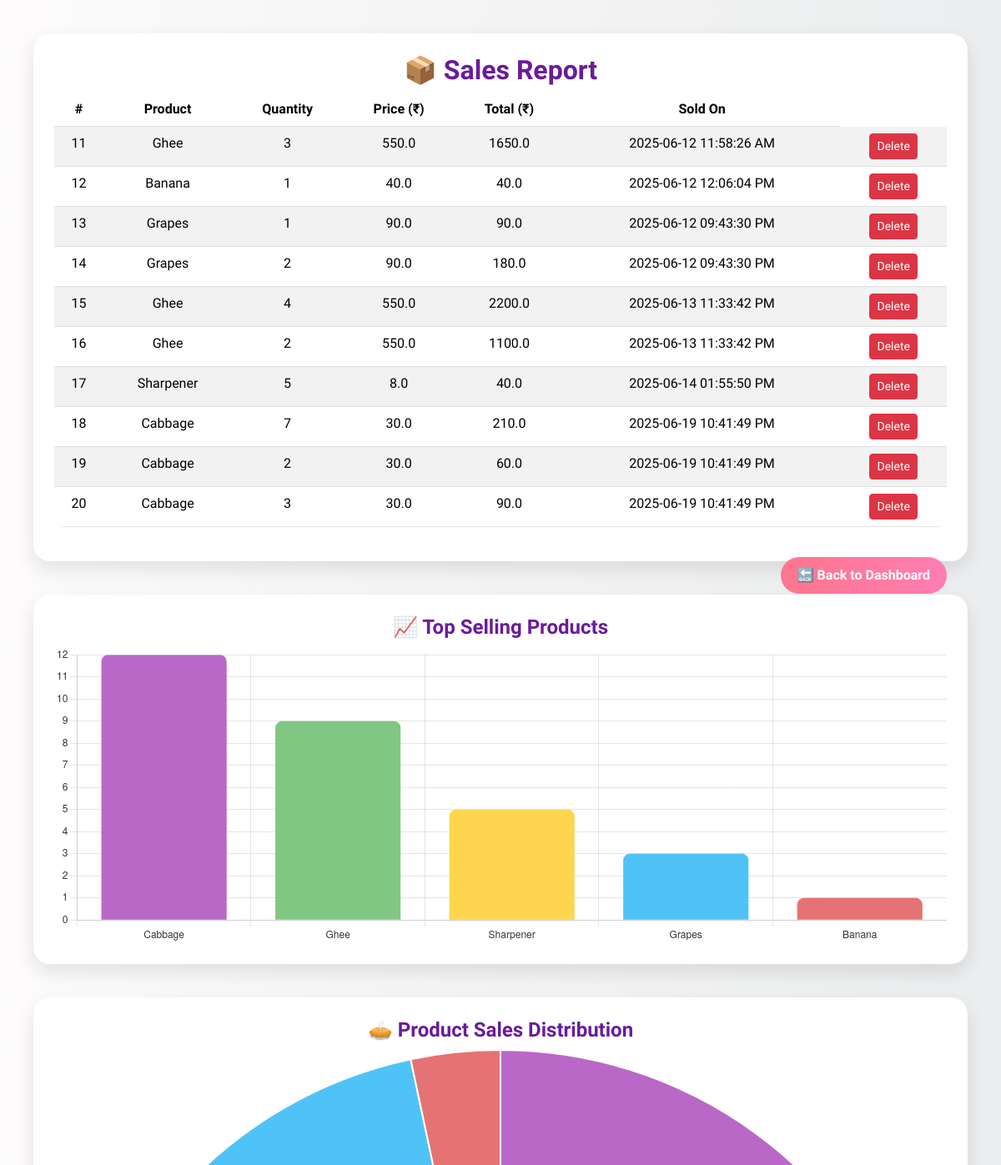
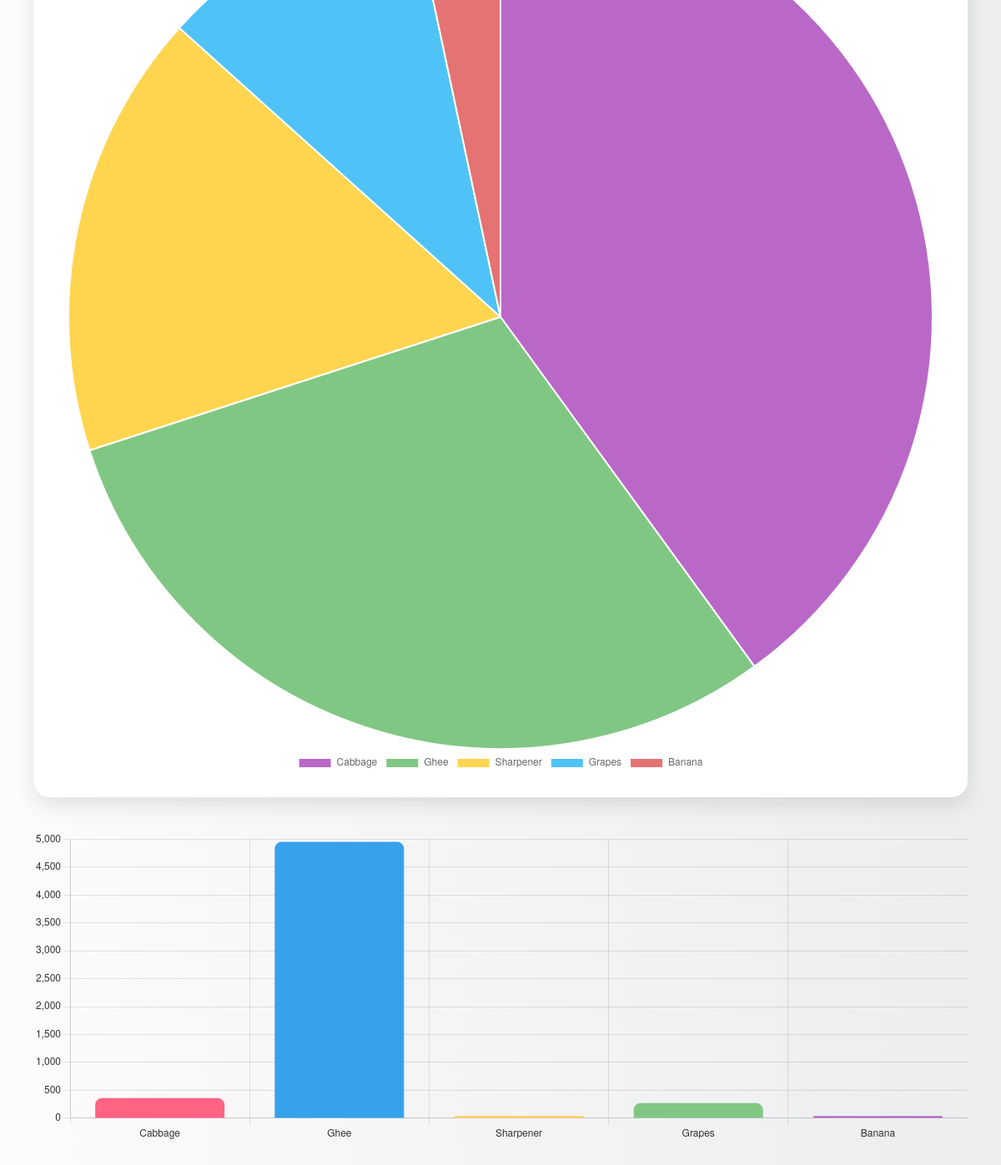
/admin/sales-report (signed in), run on an earlier commit of the app's database (2 pictures, top to bottom).
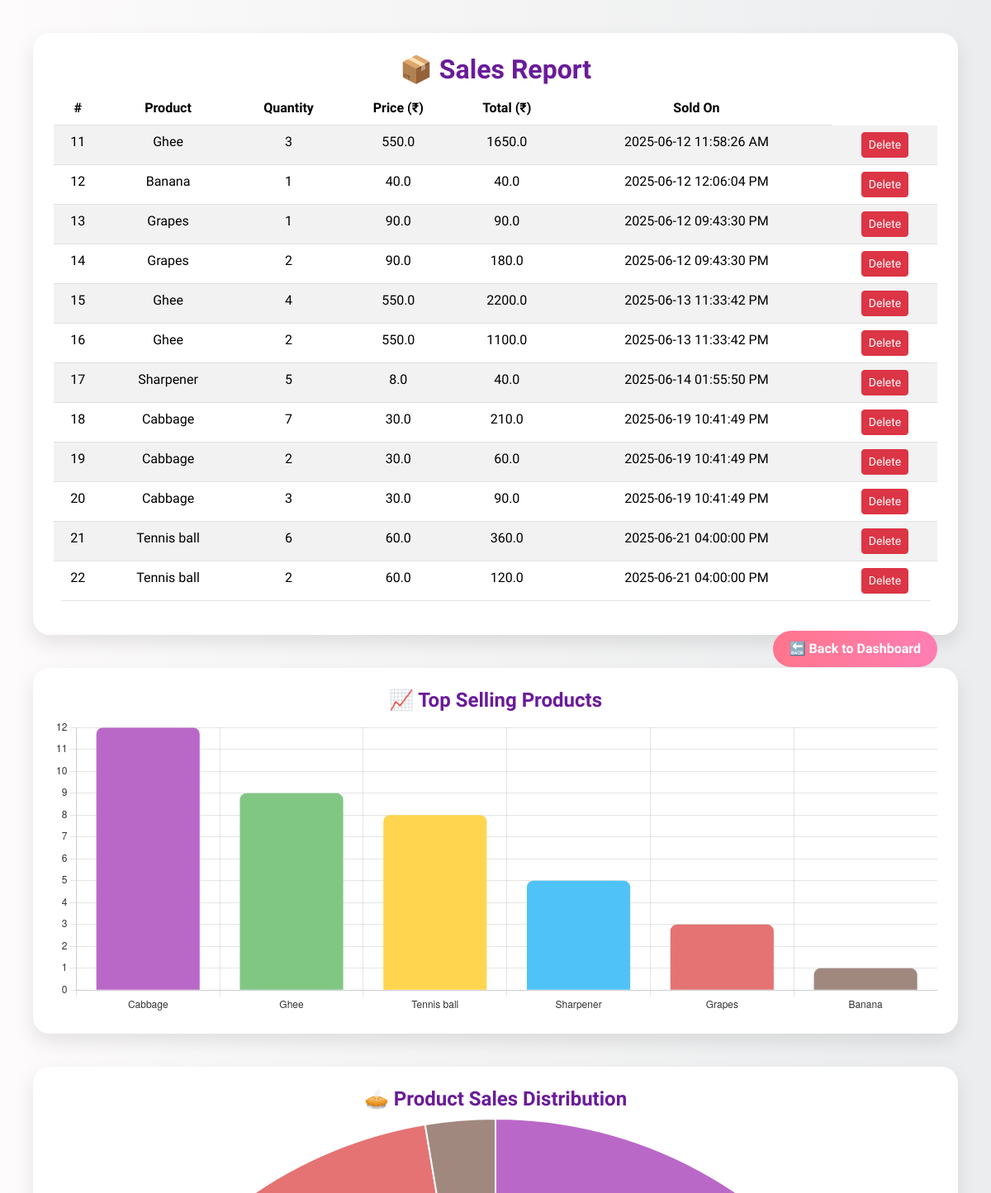
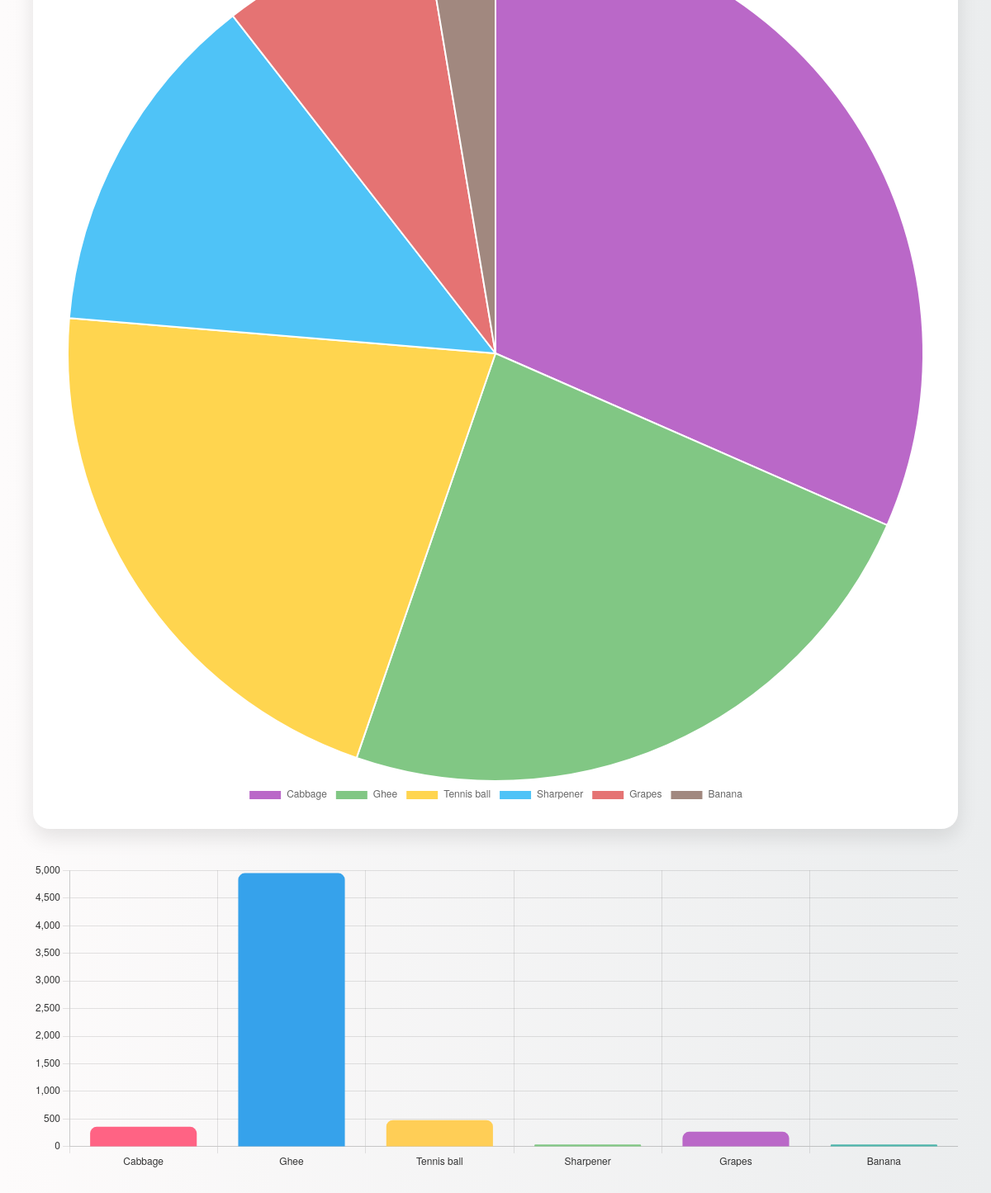
And on a later commit of the database (2 pictures, top to bottom).
### tables this page shows
CREATE TABLE sales_items (
            id INTEGER PRIMARY KEY AUTOINCREMENT,
            sale_id INTEGER,
            product_id INTEGER,
            product_name TEXT,
            quantity INTEGER,
            price_per_unit REAL,
            total_price REAL,
            FOREIGN KEY (sale_id) REFERENCES sales(id),
            FOREIGN KEY (product_id) REFERENCES products(id)
        );

CREATE TABLE products(
            id INTEGER PRIMARY KEY AUTOINCREMENT,
            name TEXT NOT NULL,
            description TEXT,
            price REAL NOT NULL,
            stock INTEGER NOT NULL,
            expiry_date TEXT,
            unit TEXT NOT NULL,
            image_url TEXT,
            category TEXT
        );

CREATE TABLE "sales" (
	"id"	INTEGER,
	"customer_id"	INTEGER,
	"sale_date"	TEXT,
	"total_amount"	REAL,
	"name"	TEXT,
	PRIMARY KEY("id" AUTOINCREMENT),
	FOREIGN KEY("customer_id") REFERENCES "customers"("id")
);

### app.py (the view)
@app.route('/admin/sales-report')
def view_sales_report():
    if 'role' not in session or session['role'] != 'admin':
        return redirect('/login')
    conn = sqlite3.connect("grocery.db")
    cursor = conn.cursor()
    cursor.execute("""
        SELECT si.id, p.name, si.quantity, p.price, (si.quantity * p.price), s.sale_date as total
        FROM sales_items si
        JOIN products p ON si.product_id = p.id
        JOIN sales s ON si.sale_id = s.id
    """)
    report = cursor.fetchall()
    cursor.execute("""
        SELECT p.name, SUM(s.quantity) AS total_quantity, SUM(s.quantity * p.price) AS total_revenue
        FROM sales_items s
        JOIN products p ON s.product_id = p.id
        GROUP BY p.name
        ORDER BY total_quantity DESC

    """)
    chart_data = cursor.fetchall()
    product_names = [row[0] for row in chart_data]
    product_quantities = [row[1] for row in chart_data]
    product_revenues = [row[2] for row in chart_data]
    conn.close()
    return render_template("admin_sales_report.html",
                           report=report,
                           product_names=product_names,
                           product_quantities=product_quantities,
                           product_revenues=product_revenues)

### templates/admin_sales_report.html (shortened to what this page needs)
<!DOCTYPE html>
<html lang="en">
<head>
  <link href="https://cdn.jsdelivr.net/npm/bootstrap@5.3.3/dist/css/bootstrap.min.css" rel="stylesheet">
</head>
<body>
  <div class="container table-container">
    <h2>📦 Sales Report</h2>
    <table class="table table-striped table-hover">
      <thead>
        <tr>
          <th>#</th>
          <th>Product</th>
          <th>Quantity</th>
          <th>Price (₹)</th>
          <th>Total (₹)</th>
          <th>Sold On</th>
        </tr>
      </thead>
      <tbody>
        {% for entry in report %}
        <tr>
          <td>{{ entry[0] }}</td>
          <td>{{ entry[1] }}</td>
          <td>{{ entry[2] }}</td>
          <td>{{ entry[3] }}</td>
          <td>{{ entry[4] }}</td>
          <td>{{ entry[5] }}</td>
          <td>
      <form method="POST" action="/admin/delete-sale/{{ entry[0] }}" onsubmit="return confirm('Are you sure you want to delete this sale entry?');">
        <button class="btn btn-sm btn-danger" type="submit">Delete</button>
      </form>
    </td>
        </tr>
        {% endfor %}
      </tbody>
    </table>
    <a href="/admin" class="btn-back">🔙 Back to Dashboard</a>
  </div>
  <div class="container chart-container">
    <h4>📈 Top Selling Products</h4>
    <canvas id="barChart" height="100"></canvas>
  </div>
  <div class="container chart-container" id="pie-chart-container">
    <h4>🥧 Product Sales Distribution</h4>
    <canvas id="pieChart" height="100"></canvas>
  </div>
  <script>
    const productLabels = {{ product_names | tojson | safe }} || [];
    const productQuantities = {{ product_quantities | tojson | safe }} || [];
    const productRevenues = {{ product_revenues | tojson | safe }} || [];
    const backgroundColors = [
      '#BA68C8', '#81C784', '#FFD54F', '#4FC3F7', '#E57373',
      '#A1887F', '#FF8A65', '#9575CD', '#4DB6AC', '#F06292'
    ];
    // Bar Chart
    const barCtx = document.getElementById('barChart').getContext('2d');
    new Chart(barCtx, {
      type: 'bar',
      data: {
        labels: productLabels,
        datasets: [{
          label: 'Units Sold',
          data: productQuantities,
          backgroundColor: backgroundColors,
          borderRadius: 8
        }]
      },
      options: {
        responsive: true,
        plugins: {
          legend: { display: false }
        },
        scales: {
          y: {
            beginAtZero: true,
            ticks: { stepSize: 1, color: '#333' }
          },
          x: {
            ticks: { color: '#333' }
          }
        }
      }
    });
    // Pie Chart
    const pieCtx = document.getElementById('pieChart').getContext('2d');
    new Chart(pieCtx, {
      type: 'pie',
      data: {
        labels: productLabels,
        datasets: [{
          data: productQuantities,
          backgroundColor: backgroundColors
        }]
      },
      options: {
        responsive: true,
        plugins: {
          legend: { position: 'bottom' }
        }
      }
    });
    // Revenue Chart
    const revenueChart = document.createElement('canvas');
    revenueChart.height = 100;
    revenueChart.style.marginBottom = "40px";
    document.querySelector('#pie-chart-container').after(revenueChart);
    new Chart(revenueChart.getContext('2d'), {
      type: 'bar',
      data: {
        labels: productLabels,
        datasets: [{
          label: 'Total Revenue ₹',
          data: productRevenues,
          backgroundColor: [
            '#FF6384', '#36A2EB', '#FFCE56', '#81C784',
            '#BA68C8', '#4DB6AC', '#9575CD', '#F06292'
          ],
          borderRadius: 8
        }]
      },
      options: {
        responsive: true,
        plugins: {
          legend: { display: false }
        },
        scales: {
          y: {
            beginAtZero: true,
            ticks: { color: '#333' }
          },
          x: {
            ticks: { color: '#333' }
          }
        }
      }
    });
  </script>
</body>
</html>

### templates/admin_sales_report.html (style rules this page uses)
body { font-family: 'Josefin Sans', sans-serif; background: linear-gradient(to right, #fdfbfb, #ebedee); padding: 40px; }
h2, h4 { color: #6a1b9a; text-align: center; font-weight: bold; }
.table-container, .chart-container { background: #fff; padding: 25px; border-radius: 20px; box-shadow: 0 10px 25px rgba(0, 0, 0, 0.1); margin-bottom: 40px; animation: fadeIn 0.7s ease-in-out; }
table { border-radius: 12px; overflow: hidden; }
th { background-color: #7b1fa2; color: white; text-align: center; }
td { text-align: center; }
.btn-back { display: inline-block; margin-top: 20px; float: right; background: linear-gradient(to right, #ff758c, #ff7eb3); color: white; padding: 10px 20px; border: none; border-radius: 30px; font-weight: bold; text-decoration: none; transition: transform 0.2s ease-in-out; }

What changed in the data, as far as the page shows it:
added sales_items: id "21", name "Tennis ball", quantity "6", price "60.0", entry "360.0", sale_date "2025-06-21 04:00:00 PM"
added sales_items: id "22", name "Tennis ball", quantity "2", price "60.0", total_price "120.0", sale_date "2025-06-21 04:00:00 PM"
Also different on the page:
chart data {{ product_names | tojson | safe }}: ["Cabbage", "Ghee", "Sharpener", "Grapes", "Banana"] → ["Cabbage", "Ghee", "Tennis ball", "Sharpener", "Grapes", "Banana"]
chart data {{ product_quantities | tojson | safe }}: [12, 9, 5, 3, 1] → [12, 9, 8, 5, 3, 1]
chart data {{ product_revenues | tojson | safe }}: [360.0, 4950.0, 40.0, 270.0, 40.0] → [360.0, 4950.0, 480.0, 40.0, 270.0, 40.0]
